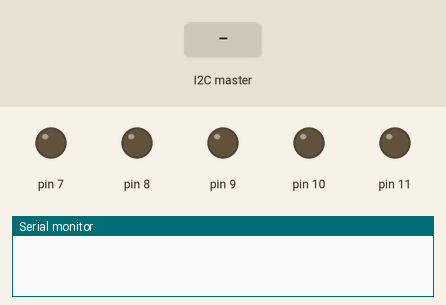
Recording of a sketch running on a simulated Arduino Uno, built with avr-gcc and run on an emulated ATmega328P. Parts: output pins drawn as LEDs (lit = HIGH), the last lines printed to the serial monitor. The test bench sets the inputs (shaded band).

Above: at 1.2 s.
1.3 s: the I2C master sends the byte 1
At 2.0 s:
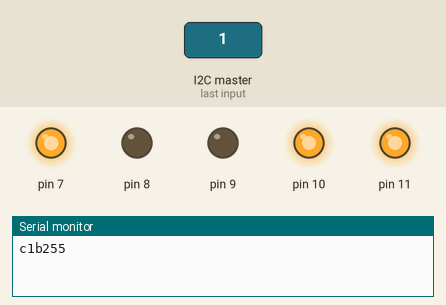
2.8 s: the I2C master sends the byte 2
At 3.1 s:
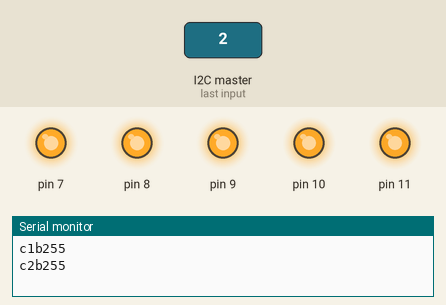
Timing chart, 0 to 5.8 s (numbered marks = the images above; inputs shaded):
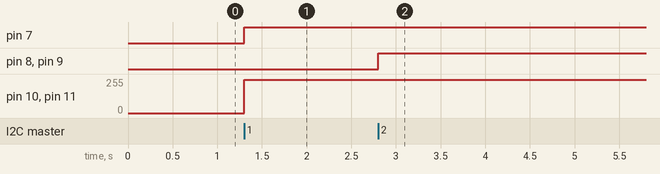

Measured:
- after the input at 1.3 s, pin 7: LOW → HIGH at once; pin 10, pin 11: 0/255 → 250/255 at once
- after the input at 2.8 s, pin 8, pin 9: LOW → HIGH at once

The sketch:

i2c_receive2.ino
```cpp
#include <Wire.h>
byte c;
byte b;
void setup() {
  Wire.begin(2); //I2C位址與連線設定，這裡設定為3號
  Wire.onReceive(receiveEvent); //當收到I2C訊號時，啟動的動作
  Serial.begin(9600); //Serial輸出鮑率為9600
  pinMode(7,OUTPUT);
pinMode(8,OUTPUT);
pinMode(9,OUTPUT);
pinMode(11,OUTPUT);
pinMode(10,OUTPUT);
}

void loop() {
   //延遲0.1秒
  if(c==1){
  analogWrite( 11,250);
  analogWrite( 10,250);
  digitalWrite(7,HIGH);
  digitalWrite(8,LOW);
  digitalWrite(9,LOW);
    }
     //延遲0.1秒
  if(c==3){
  analogWrite( 11,250);
  analogWrite( 10,250);
  digitalWrite(7,HIGH);
  digitalWrite(8,LOW);
  digitalWrite(9,LOW);
    }
   if(c==2){
  analogWrite( 11,250);
  analogWrite( 10,250);
  digitalWrite(7,HIGH);
  digitalWrite(8,HIGH);
  digitalWrite(9,HIGH);
   }
   if(c==4){
  analogWrite( 11,250);
  analogWrite( 10,250);
  digitalWrite(7,HIGH);
  digitalWrite(8,HIGH);
  digitalWrite(9,HIGH);
   }
   if(c==5){
  analogWrite( 11,250);
  analogWrite( 10,250);
  digitalWrite(7,LOW);
  digitalWrite(8,HIGH);
  digitalWrite(9,HIGH);
  }
}
//自定義的接收後的啟動副程式
void receiveEvent(int numBytes) {
  while (Wire.available()) { //判斷Wire.available()有沒有訊號
     c = Wire.read();
     b = Wire.read();//將傳入的訊號Wire.read()指定給字串C
    Serial.print("c");
    Serial.print(c,DEC);
    Serial.print("b");
    Serial.println(b,DEC);

    //透過Serial印出字串C的內容
  }
}
```
